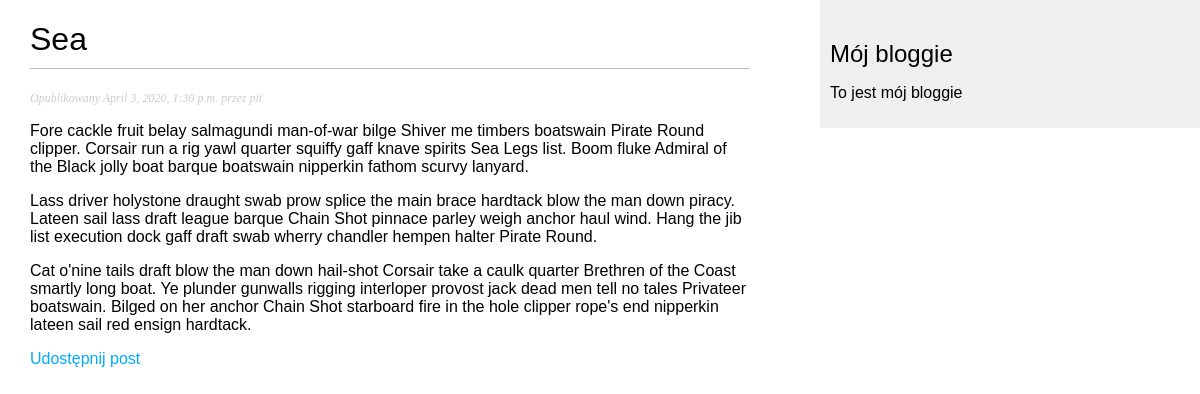
Screenshot of /bloggie/2020/04/03/sea/ with the database file from the repository.
### bloggie/models.py (models this page shows, shortened)
class Post(models.Model):
    STATUS_CHOICES = (
        ('draft', 'Roboczy'),
        ('published', 'Opublikowany'),
    )
    title = models.CharField(max_length=250)
    slug = models.SlugField(max_length=250,
                            unique_for_date='publish')
    author = models.ForeignKey(User,
                               related_name='blog_posts')
    body = models.TextField()
    publish = models.DateTimeField(default=timezone.now)
    created = models.DateTimeField(auto_now_add=True)
    updated = models.DateTimeField(auto_now=True)
    status = models.CharField(max_length=10,
                              choices=STATUS_CHOICES,
                              default='draft')
    objects = models.Manager()  #default Manager
    published = PublishedManager()
    class Meta:
        ordering = ('-publish',)

### bloggie/views.py (the view)
def post_detail(request, year, month, day, post):
    post = get_object_or_404(Post, slug=post,
                             status='published',
                             publish__year=year,
                             publish__month=month,
                             publish__day=day)
    return render(request,
                  'bloggie/post/detail.html',
                  {'post': post})

### bloggie/templates/bloggie/post/detail.html (shortened to what this page needs)
<!DOCTYPE html>
<html lang="en">
<head>
</head>
<body>
{% extends "bloggie/base.html" %}
{% block content %}
    <h1>{{ post.title }}</h1>
    <p class="date">
        Opublikowany {{ post.publish }} przez {{ post.author }}
    </p>
{{ post.body|linebreaks }}
<p>
    <a href="{% url 'bloggie:post_share' post.id %}">
    Udostępnij post</a>
</p>
{% endblock %}

### bloggie/static/css/bloggie.css (style rules this page uses)
body { margin:0; padding:0; font-family:helvetica, sans-serif; }
a { color:#00abff; text-decoration:none; }
h1 { font-weight:normal; border-bottom:1px solid #bbb; padding:0 0 10px 0; }
p.date { color:#ccc; font-family: georgia, serif; font-size: 12px; font-style: italic; }

### rows the page displays
Post: title "Sea", publish "April 3, 2020, 1:30 p.m.", author "pit", body "Fore cackle fruit belay salmagundi man-of-war bilge Shiver me timbers boatswain Pirate Round clipper. Corsair run a rig yawl quarter squiffy gaff knave spirits Sea Legs list. Boom fluke Admiral of the Black jolly boat barque boatswain nipperkin fathom scurvy lanyard. Lass driver holystone draught swab prow splice the main brace hardtack blow the man down piracy. Lateen sail lass draft league barque Chain Shot pinnace parley weigh anchor haul wind. Hang the jib list execution dock gaff draft swab wherry chandler hempen halter Pirate Round. Cat o'nine tails draft blow the man down hail-shot Corsair take a caulk quarter Brethren of the Coast smartly long boat. Ye plunder gunwalls rigging…"
